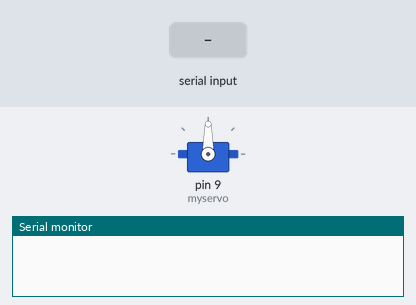
The sketch below on a simulated Arduino Uno, built with avr-gcc and run on an emulated ATmega328P. Parts: servo, the last lines printed to the serial monitor. Inputs (shaded band) come from the test bench.

Above: at 1.2 s.
1.3 s: "90,45\n" received over Serial
At 1.8 s:
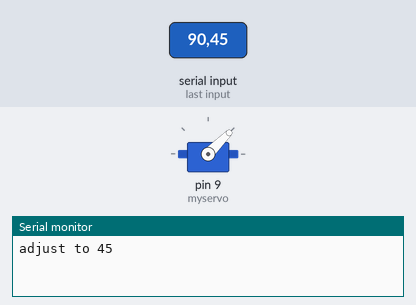
2.8 s: "30,150\n" received over Serial
At 4.0 s:
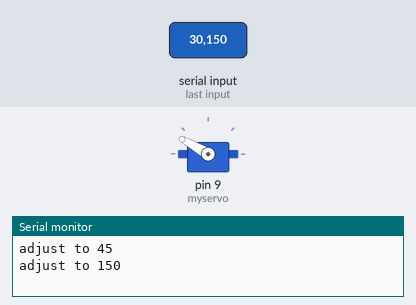
4.3 s: "5\n" received over Serial
At 5.1 s:
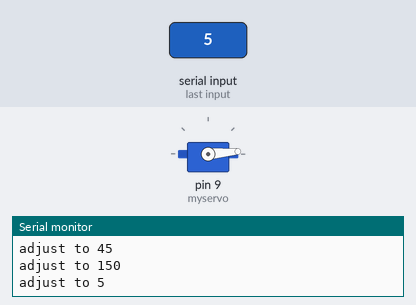
5.8 s: "200\n" received over Serial
At 6.4 s:
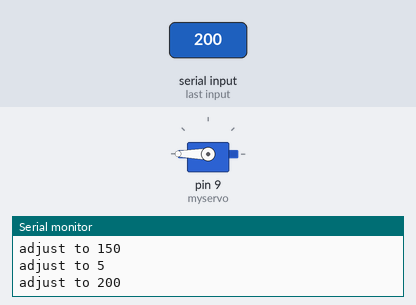
7.3 s: "90\n" received over Serial
At 8.7 s:
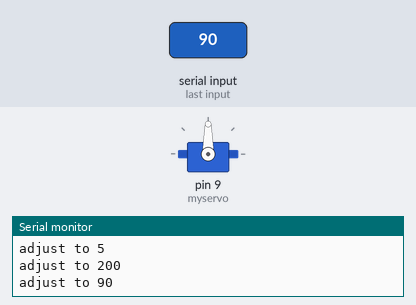
Timing chart, 0 to 9.8 s (numbered marks = the images above; inputs shaded):
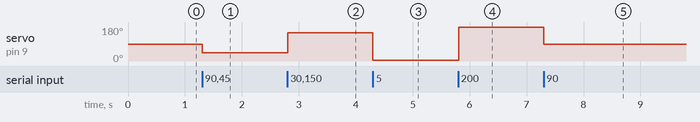

The sketch:

d1.ino
```cpp
#include "Servo.h"

Servo myservo;

int angle = 0;

void setup() {
  Serial.begin(9600);
  myservo.attach(9);
}

void loop() {
  while (Serial.available() > 0) {
    int angle = Serial.parseInt();
    if (Serial.read() == '\n') {
      Serial.print("adjust to ");
      Serial.println(angle);
      myservo.write(angle);
      delay(15);
    }
  }
}
```

Measured:
- after the input at 1.3 s, servo on pin 9 (myservo): 90° → 45° at once
- after the input at 2.8 s, servo on pin 9 (myservo): 45° → 150° at once
- after the input at 4.3 s, servo on pin 9 (myservo): 150° → 5° at once
- after the input at 5.8 s, servo on pin 9 (myservo): 5° → 180° at once
- after the input at 7.3 s, servo on pin 9 (myservo): 180° → 90° at once
